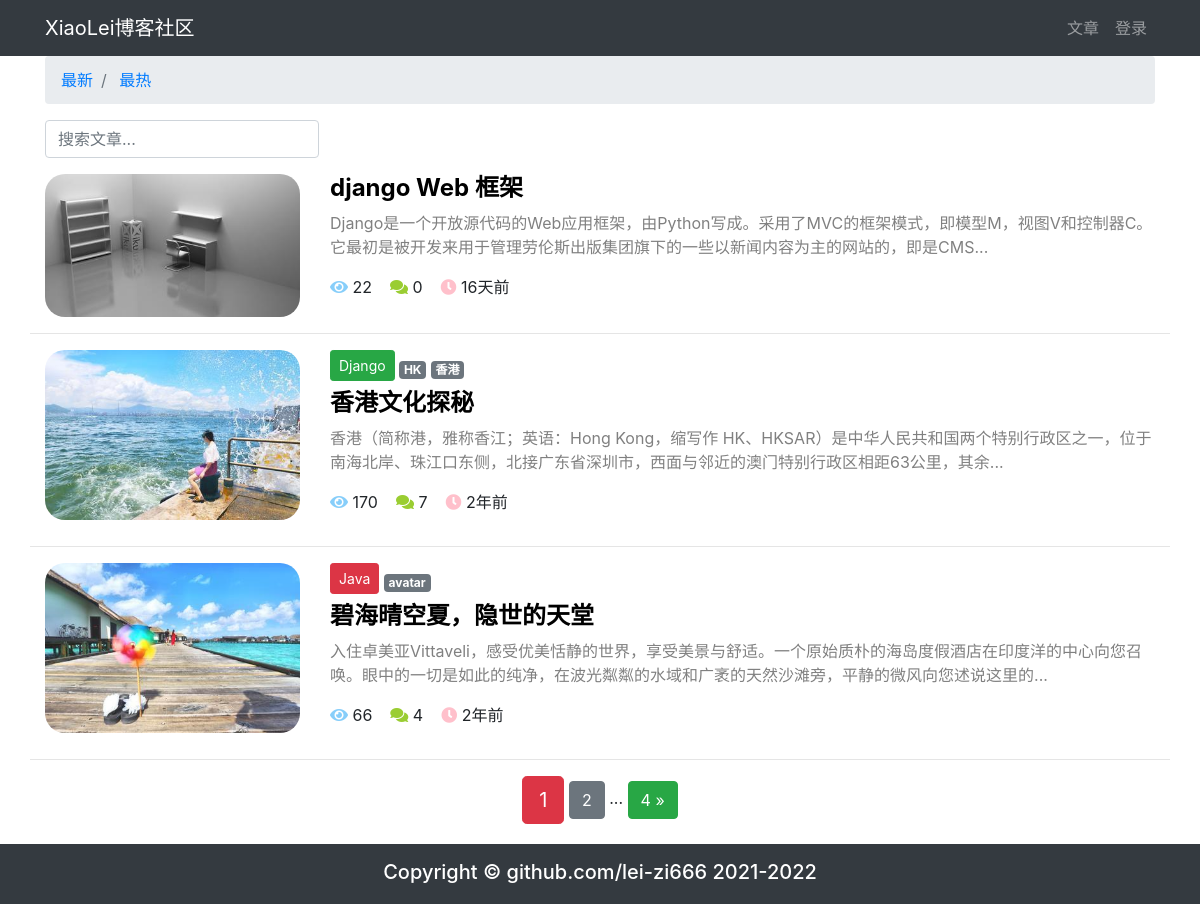
The page / on the database its author committed.
### article/models.py (models this page shows, shortened)
class ArticlePost(models.Model):
    author = models.ForeignKey(User, on_delete=models.CASCADE)
    avatar = models.ImageField(upload_to='article/%Y%m%d/', blank=True)
    column = models.ForeignKey(
        ArticleColumn,
        null=True,
        blank=True,
        on_delete=models.CASCADE,
        related_name='article'
    )
    tags = TaggableManager(blank=True)
    title = models.CharField(max_length=100)
    body = models.TextField()
    total_views = models.PositiveIntegerField(default=0)
    likes = models.PositiveIntegerField(default=0)
    created = models.DateTimeField(default=timezone.now)
    updated = models.DateTimeField(auto_now=True)
    class Meta:
        ordering = ('-created',)

class ArticleColumn(models.Model):
    title = models.CharField(max_length=100, blank=True)
    created = models.DateTimeField(default=timezone.now)
    def __str__(self):
        return self.title

### article/views.py (the view)
# urls.py: path('', article_list, name='home'),
def article_list(request):
    search = request.GET.get('search')
    order = request.GET.get('order')
    column = request.GET.get('column')
    tag = request.GET.get('tag')
    article_list = ArticlePost.objects.all()
    if search:
        article_list = article_list.filter(
            Q(title__icontains=search) |
            Q(body__icontains=search)
        )
    else:
        search = ''
    if column is not None and column.isdigit():
        article_list = article_list.filter(column=column)
    if tag and tag != 'None':
        article_list = article_list.filter(tags__name__in=[tag])
    if order == 'total_views':
        article_list = article_list.order_by('-total_views')
    paginator = Paginator(article_list, 3)
    page = request.GET.get('page')
    articles = paginator.get_page(page)
    context = {
        'articles': articles,
        'order': order,
        'search': search,
        'column': column,
        'tag': tag,
    }
    return render(request, 'article/list.html', context)

### article/templatetags/my_filters_and_tags.py (called while the page is built)
@register.filter(name='timesince_zh')
def time_since_zh(value):
    now = timezone.now()
    diff = now - value
    if diff.days == 0 and diff.seconds >= 0 and diff.seconds < 60:
        return '刚刚'
    if diff.days == 0 and diff.seconds >= 60 and diff.seconds < 3600:
        return str(math.floor(diff.seconds / 60)) + "分钟前"
    if diff.days == 0 and diff.seconds >= 3600 and diff.seconds < 86400:
        return str(math.floor(diff.seconds / 3600)) + "小时前"
    if diff.days >= 1 and diff.days < 30:
        return str(diff.days) + "天前"
    if diff.days >= 30 and diff.days < 365:
        return str(math.floor(diff.days / 30)) + "个月前"
    if diff.days >= 365:
        return str(math.floor(diff.days / 365)) + "年前"

### templates/article/list.html (shortened to what this page needs)
{% extends "base.html" %}
{% load staticfiles %}
{% load my_filters_and_tags %}
{% block content %}
<div class="container">
    <nav aria-label="breadcrumb">
        <ol class="breadcrumb">
            <li class="breadcrumb-item">
                <a href="{% url 'article:article_list' %}?search={{ search }}&column={{ column }}&tag={{ tag }}">
                    最新
                </a>
            </li>
            <li class="breadcrumb-item">
                <a href="{% url 'article:article_list' %}?order=total_views&search={{ search }}&column={{ column }}&tag={{ tag }}">
                    最热
                </a>
            </li>
        </ol>
    </nav>
    <div class="row">
        <div class="col-auto mr-auto">
            <form class="form-inline" >
                <input type="text"
                    class="form-control mb-2 mr-sm-2"
                    name="search"
                    placeholder="搜索文章..."
                    required
                >
            </form>
        </div>
    </div>
    <div class="row mt-2">
        {% for article in articles %}
            {% if article.avatar %}
                <div class="col-3">
                    <img src="{{ article.avatar.url }}"
                         alt="avatar"
                         style="max-width:100%; border-radius: 20px"
                    >
                </div>
            {% endif %}
            <div class="col">
                {% if article.column %}
                    <a  role="button"
                        href="{% url 'article:article_list' %}?column={{ article.column.id }}"
                        class="btn btn-sm mb-2
                            {% if article.column.title == 'Django' %}
                                btn-success
                            {% elif article.column.title == 'Java' %}
                                btn-danger
                            {% elif article.column.title == 'HTML' %}
                                btn-warning
                            {% endif %}
                        "
                    >
                        {{ article.column }}
                    </a>
                {% endif %}
                <span>
                    {% for tag in article.tags.all %}
                        <a href="{% url 'article:article_list' %}?tag={{ tag }}"
                           class="badge badge-secondary"
                        >
                            {{ tag }}
                        </a>
                    {% endfor %}
                </span>
                <h4>
                    <b>
                        <a href="{% url 'article:article_detail' article.id %}"
                           style="color: black;"
                        >
                            {{ article.title }}
                        </a>
                    </b>
                </h4>
                <div>
                    <p style="color: gray;">
                        {{ article.body|slice:'100' }}...
                    </p>
                </div>
                <p>
                    <span>
                        <i class="fas fa-eye" style="color: lightskyblue;"></i>
                        {{ article.total_views }}&nbsp;&nbsp;&nbsp;
                    </span>
                    <span>
                        <i class="fas fa-comments" style="color: yellowgreen;"></i>
                        {{ article.comments.count }}&nbsp;&nbsp;&nbsp;
                    </span>
                    <span>
                        <i class="fas fa-clock" style="color: pink;"></i>
                        {{ article.created|timesince_zh }}
                    </span>
                </p>
            </div>
            <hr style="width: 100%;"/>
        {% endfor %}
    </div>
    <div class="pagination row">
        <div class="m-auto">
            <span class="step-links">
                <span class="current btn btn-danger btn-lg">
                    {{ articles.number }}
                </span>
                {% if articles.has_next %}
                    <a href="?page={{ articles.next_page_number }}&order={{ order }}&search={{ search }}&column={{ column }}&tag={{ tag }}"
                       class="btn btn-secondary"
                    >
                        {{ articles.next_page_number }}
                    </a>
                    <span>...</span>
                    <a href="?page={{ articles.paginator.num_pages }}&order={{ order }}&search={{ search }}&column={{ column }}&tag={{ tag }}"
                       class="btn btn-success"
                    >
                        {{ articles.paginator.num_pages }} &raquo;
                    </a>
                {% endif %}
            </span>
        </div>
    </div>
</div>
{% endblock content %}

### templates/base.html (shortened to what this page needs)
{% load staticfiles %}
<!DOCTYPE html>
<html lang="zh-cn">
<head>
    <link rel="stylesheet" href="{% static 'bootstrap/css/bootstrap.min.css' %}">
    <link rel="stylesheet" href="{% static 'md_css/monokai.css' %}">
    <link
            rel="stylesheet"
            href="https://cdn.jsdelivr.net/npm/@fortawesome/fontawesome-free@5.14.0/css/all.min.css"
    >
</head>
<body>
{% include 'header.html' %}
<div id="wrapper">
    {% block content %}{% endblock content %}
    <div id="push"></div>
</div>
{% include 'footer.html' %}
</body>
</html>

### templates/header.html (shortened to what this page needs)
{% load notifications_tags %}
{% notifications_unread as unread_count %}
<nav class="navbar navbar-expand-lg navbar-dark bg-dark">
    <div class="container">
        <a class="navbar-brand" href="#">XiaoLei博客社区</a>
        <div>
            <ul class="navbar-nav">
                <li class="nav-item">
                    <a class="nav-link" href="{% url 'article:article_list' %}">文章</a>
                </li>
                {% if user.is_authenticated %}
                    <li class="nav-item dropdown">
                        <a class="nav-link dropdown-toggle" href="#" id="navbarDropdown" role="button" data-toggle="dropdown" aria-haspopup="true" aria-expanded="false">
                            {% if unread_count %}
                                <svg viewBox="0 0 8 8"
                                     width="8px"
                                     height="8px">
                                    <circle cx="4"
                                            cy="4"
                                            r="4"
                                            fill="#ff6b6b"
                                    ></circle>
                                </svg>
                            {% endif %}
                            {{ user.username }}
                        </a>
                        <div class="dropdown-menu" aria-labelledby="navbarDropdown">
                            <a class="dropdown-item" href="{% url "notice:list" %}">通知
                                {% if unread_count %}
                                    <span class="badge badge-danger">{{ unread_count }}</span>
                                {% endif %}
                            </a>
                            <a class="dropdown-item" href="{% url 'article:article_create' %}">写文章</a>
                            <a class="dropdown-item" href='{% url "userprofile:edit" user.id %}'>个人信息</a>
                            <a class="dropdown-item" href="#" onclick="user_delete()">删除用户</a>
                            <a class="dropdown-item" href='{% url "userprofile:logout" %}'>退出登录</a>
                        </div>
                    </li>
                {% else %}
                    <li class="nav-item">
                        <a class="nav-link" href="{% url 'account_login' %}">登录</a>
                    </li>
                {% endif %}
            </ul>
        </div>
    </div>
</nav>

### templates/footer.html
{% load staticfiles %}
<footer class="py-3 bg-dark" id="footer">
    <div class="container">
        <h5 class="m-0 text-center text-white">Copyright &copy; github.com/lei-zi666 2021-2022</h5>
    </div>
</footer>

### templates/base.html (style rules this page uses)
html, body { height: 100%; margin: 0; }
#wrapper { min-height: 100%; margin-bottom: -40px; }
#footer, #push { height: 60px; }

### rows shown on the page
ArticlePost: avatar (picture), title "django Web 框架", body "Django是一个开放源代码的Web应用框架，由Python写成。采用了MVC的框架模式，即模型M，视图V和控制器C。它最初是被开发来用于管理劳伦斯出版集团旗下的一些以新闻内容为主的网站的，即是CMS", total_views "22", comments.count "0", created "16天前"
ArticlePost: avatar (picture), column "Django", title "香港文化探秘", body "香港（简称港，雅称香江；英语：Hong Kong，缩写作 HK、HKSAR）是中华人民共和国两个特别行政区之一，位于南海北岸、珠江口东侧，北接广东省深圳市，西面与邻近的澳门特别行政区相距63公里，其余", total_views "170", comments.count "7", created "2年前"
Tag: name "HK"
Tag: name "香港"
ArticlePost: avatar (picture), column "Java", title "碧海晴空夏，隐世的天堂", body "入住卓美亚Vittaveli，感受优美恬静的世界，享受美景与舒适。一个原始质朴的海岛度假酒店在印度洋的中心向您召唤。眼中的一切是如此的纯净，在波光粼粼的水域和广袤的天然沙滩旁，平静的微风向您述说这里的", total_views "66", comments.count "4", created "2年前"
Tag: name "avatar"

### other values the page prints
{{ articles.number }} "1"
{{ articles.next_page_number }} "2"
{{ articles.paginator.num_pages }} "4"
